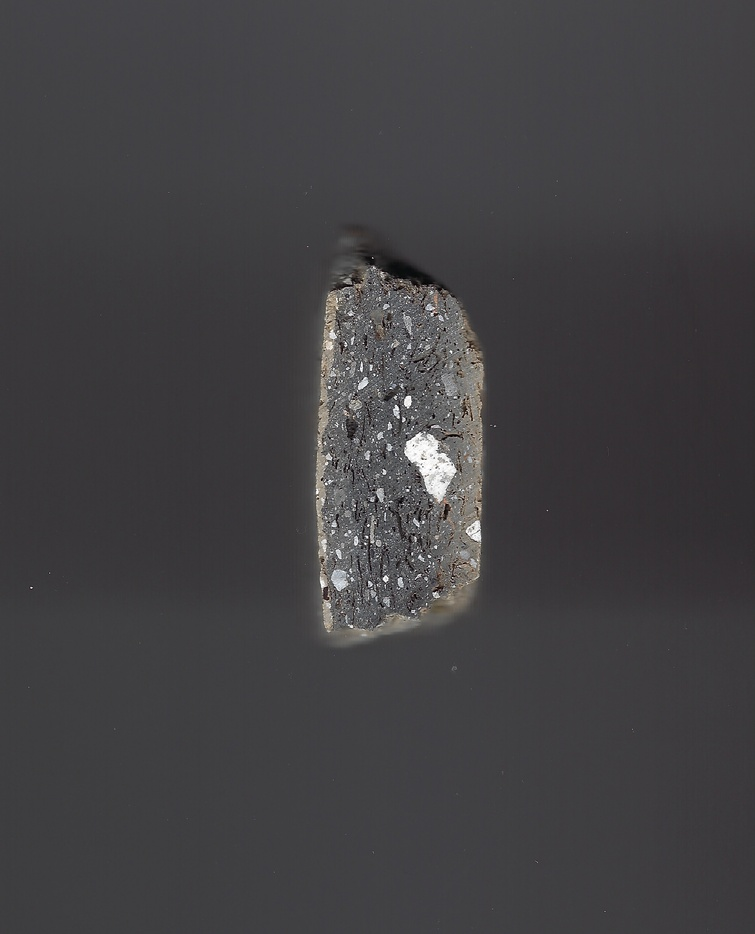
#> input picture Ceramics_Images/Ceramic_01.jpeg, 755 x 934 px, shrunk from 2680 x 3316 before the run; its folder holds only this picture in this run
$ jupyter execute counts_run.ipynb
#> lines starting #> are read from the running program, lines starting #| are printed output that depends on the picture; after the words box and inside, x2 and y2 are one past the last pixel; in counts of white or black regions, pixels touching at a corner belong together
[cell 1]
#import all necessary packages
import matplotlib.pyplot as plt
from math import sqrt
import skimage as sk
from skimage.color import rgb2gray
from skimage.feature import blob_dog, blob_log, blob_doh, canny
from skimage.filters import rank
from skimage.morphology import disk, square, binary_dilation, binary_erosion
from skimage.segmentation import watershed
from skimage.util import img_as_float, img_as_ubyte, invert
from skimage.measure import label, regionprops, regionprops_table
from skimage.filters import threshold_otsu, sobel
from scipy.ndimage import binary_fill_holes
from skimage.morphology import remove_small_objects
# turn on if using colab
# from google.colab import drive
from pathlib import Path
import colorthief
import pandas as pd
import numpy as np
import numpy.ma as ma #masking
from time import sleep
from PIL import Image
from colorthief import ColorThief

[cell 2]
#function to mask out all images

def super_mask(folder_read, folder_write):
    """
    This function masks out sherds from the background and saves them in a chosen folder for a subsequent operation, like ColorThief

    Parameters
    ----------
    folder_read: str
        str folder to path to with images
    folder_write: str
        str of folder to save masked images
    Returns
    -------
     A "Done" statement


    """
#> called with folder_read = 'Ceramics_Images', folder_write = 'zorro'

    pathstr = [str(path) for path in (Path(folder_read).rglob('*.jpeg'))]
    folder_len = len(folder_read)

    for path in pathstr:
        image = plt.imread(path)
#> image is the input picture: shape (934, 755, 3); mean R, G, B 66, 64.8, 67.2

        #binarize image
        im_gray = rgb2gray(image)
        thresh_val = threshold_otsu(im_gray)
#> thresh_val = 0.397
        new_mask = im_gray > thresh_val
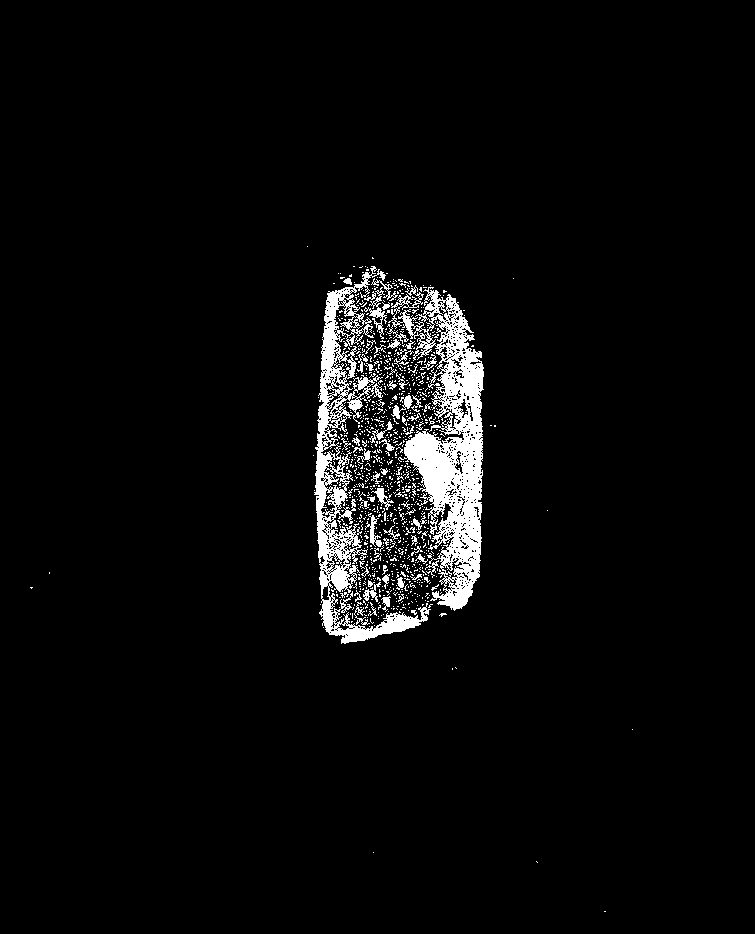
#> new_mask: shape (934, 755) bool; 4.1% white; 1013 white regions (941 under 20 px), largest, box (x1, y1, x2, y2) and area: (387, 285, 484, 611) 12965, (314, 266, 431, 644) 9403, (364, 287, 387, 339) 286
        sherd_mask = remove_small_objects(binary_fill_holes(new_mask, disk(1)), 300)*1 #Multiply by 1 to transform True/False to 0/1
        imcan = canny(im_gray)
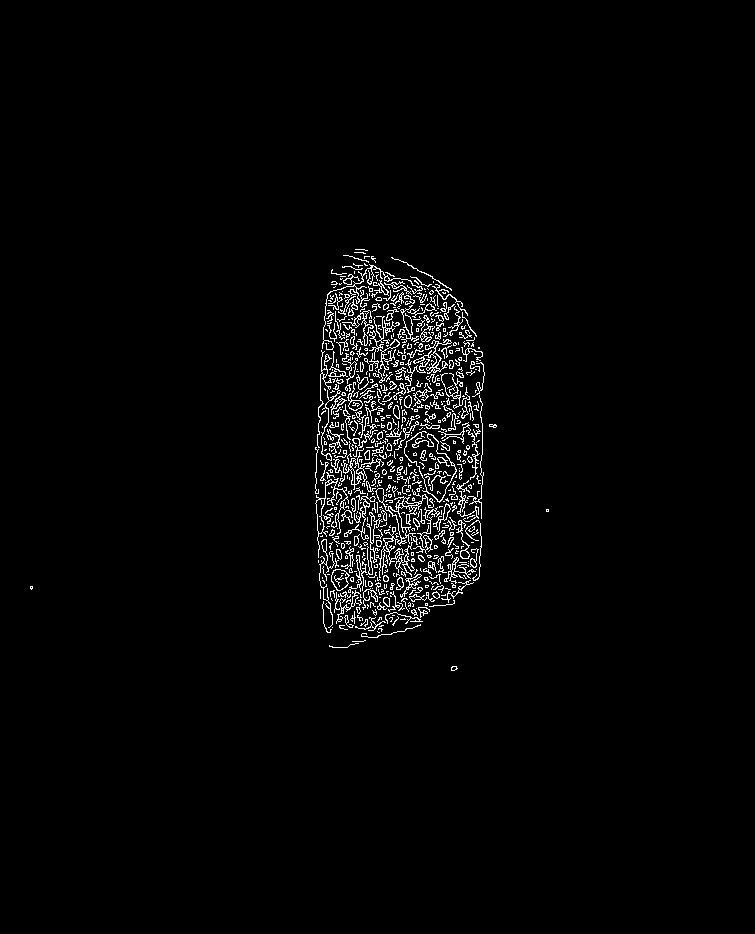
#> imcan: shape (934, 755) bool; 2.3% white in thin lines or dots, all inside (x1, y1, x2, y2) = (30, 249, 549, 671)
        sherd_bi = remove_small_objects(binary_fill_holes(binary_erosion(binary_dilation(imcan, disk(10)), disk(10))),200)*1
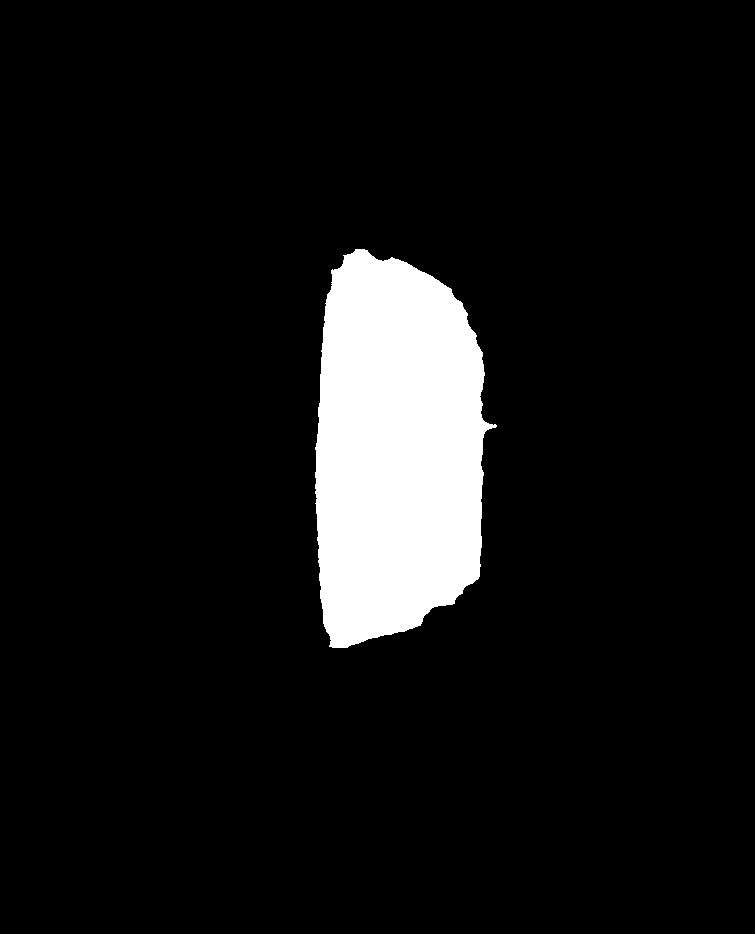
#> sherd_bi: shape (934, 755) int64; values 0 (black) and 1 (white), 8% white; 1 white region, box (x1, y1, x2, y2) and area: (315, 249, 497, 648) 56441
        #Need to 'stack' the image to create a 3D array, because RGB images are 3D arrays
        if sherd_bi.sum() < sherd_mask.sum():
            mask3D = np.dstack((sherd_mask,sherd_mask,sherd_mask))
        else:
            mask3D = np.dstack((sherd_bi,sherd_bi,sherd_bi))
        #masked = ma.masked_array(image, mask=mask3D) Not sure why the mask thing doesn't work but taking the product will

        #multiplying the image by the 3Dmask to basically create a large 0,0,0 area for the background
        masked = image*mask3D
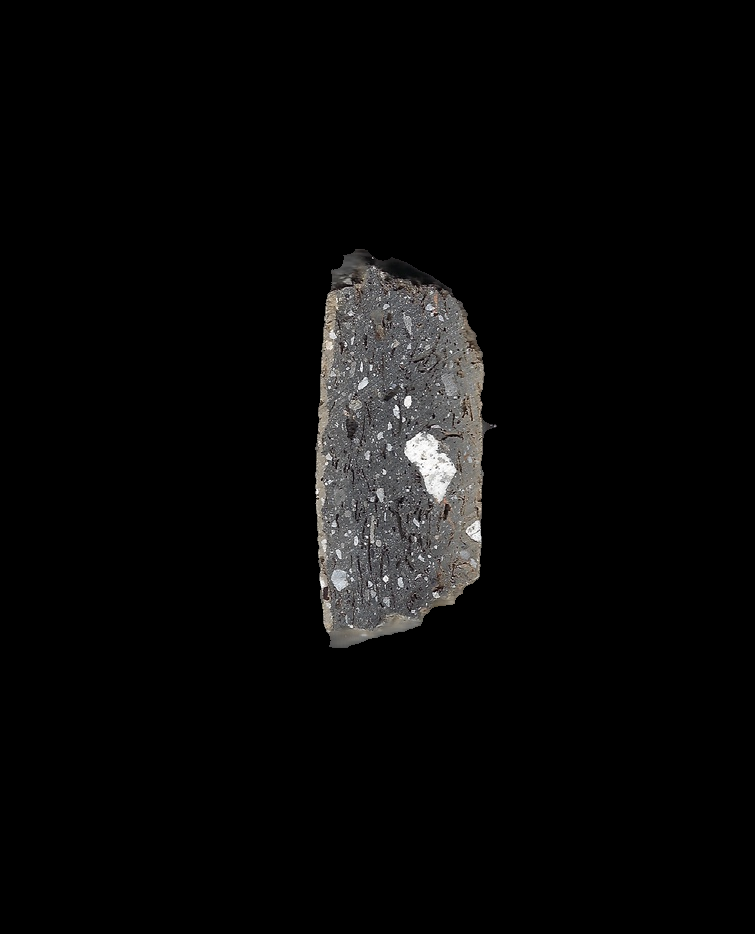
#> masked: shape (934, 755, 3) int64; mean R, G, B 8.8, 8.6, 8.5

        #save the image in the specified folder
        masked_image = Image.fromarray(masked.astype(np.uint8))
        masked_image.save(f'{folder_write}/{path[folder_len:]}')
    print('Done!')

[cell 3]
def inclusion_counter2(folder_path, blob_algorithm = 'all', max_sigma = 30, threshold = 0.4, scan_dpi = 600):
    threshold_doh = threshold/40
    dpcm = (scan_dpi*.3937)**2
    path_strs = [str(path) for path in (Path(folder_path).rglob('*.jpeg'))]
     # because path is object not string


    #image operations
    maxrad = []
    meanrad = []
    minrad = []
    inclusions = []
    std = []
    pct_25 = []
    pct_75 = []
    maxrad_reg = []
    meanrad_reg = []
    minrad_reg = []
    inclusions_reg = []
    std_reg = []
    pct_25_reg = []
    pct_75_reg = []
    names = []
    area = []
    maxrad_doh = []
    meanrad_doh = []
    minrad_doh = []
    inclusions_doh = []
    std_doh = []
    pct_25_doh = []
    pct_75_doh = []
    maxrad_dog = []
    meanrad_dog = []
    minrad_dog = []
    inclusions_dog = []
    std_dog = []
    pct_25_dog = []
    pct_75_dog = []
    maxrad_log = []
    meanrad_log = []
    minrad_log = []
    inclusions_log = []
    std_log = []
    pct_25_log = []
    pct_75_log = []

    data = pd.DataFrame()

    if blob_algorithm == 'doh':
        for path in path_strs:
            name = path
            names.append(name.rsplit(sep = '/')[-1]) #need to get a column in there with names from each ceramic might need to be part of top chunk
            im = plt.imread(name)
            image_gray = rgb2gray(im)
            blobs_doh = blob_doh(image_gray, max_sigma = max_sigma, threshold = threshold_doh)
            inclusions.append(len(blobs_doh))
            maxrad.append(np.max(blobs_doh[:,2]))
            meanrad.append(blobs_doh[:,2].mean())
            minrad.append(blobs_doh[:,2].min())
            std.append(np.std(blobs_doh[:,2]))
            pct_25.append(np.percentile(blobs_doh[:,2], 25))
            pct_75.append(np.percentile(blobs_doh[:,2], 75))
            imcan = canny(rgb2gray(im))
            sherd_bi = binary_fill_holes(binary_erosion(binary_dilation(imcan, disk(10)), disk(10)))
            sherd_bi = remove_small_objects(sherd_bi, 200)
            object_labels = label((sherd_bi))
            regions = regionprops_table(object_labels, properties = ['area'])
            tempdf = pd.DataFrame(regions)
            area.append(np.max(regions['area'])/dpcm)
        data['Name']= names
        data['Maximum Inclusion Radius'] = maxrad
        data['Average Inclusion Radius'] = meanrad
        data['Minimum Inclusion Radius'] = minrad
        data['Estimated Total Inclusions']= inclusions
        data['Standard Deviation'] = std
        data['25th Percentile'] = pct_25
        data['75th Percentile'] = pct_75
        data['Sherd Area sq cm'] = area
        data['Inclusions/ Sherd Area']= data['Estimated Total Inclusions']/data['Sherd Area sq cm']

    elif blob_algorithm == 'dog':
        for path in path_strs:
            name = path
            names.append(name.rsplit(sep = '/')[-1]) #need to get a column in there with names from each ceramic might need to be part of top chunk
            im = plt.imread(name)
            image_gray = rgb2gray(im)
            blobs_dog = blob_dog(image_gray, max_sigma = max_sigma, threshold = threshold)
            inclusions.append(len(blobs_dog))
            maxrad.append(blobs_dog[:,2].max())
            meanrad.append(blobs_dog[:,2].mean())
            minrad.append(blobs_dog[:,2].min())
            std.append(np.std(blobs_dog[:,2]))
            pct_25.append(np.percentile(blobs_dog[:,2], 25))
            pct_75.append(np.percentile(blobs_dog[:,2], 75))
            imcan = canny(rgb2gray(im))
            sherd_bi = binary_fill_holes(binary_erosion(binary_dilation(imcan, disk(10)), disk(10)))
            sherd_bi = remove_small_objects(sherd_bi, 200)
            object_labels = label((sherd_bi))
            regions = regionprops_table(object_labels, properties = ['area'])
            tempdf = pd.DataFrame(regions)
            area.append(np.max(regions['area'])/dpcm)
        data['Name']= names
        data['Maximum Inclusion Radius'] = maxrad
        data['Average Inclusion Radius'] = meanrad
        data['Minimum Inclusion Radius'] = minrad
        data['Estimated Total Inclusions']= inclusions
        data['Standard Deviation'] = std
        data['25th Percentile'] = pct_25
        data['75th Percentile'] = pct_75
        data['Sherd Area sq cm'] = area
        data['Inclusions/ Sherd Area']= data['Estimated Total Inclusions']/data['Sherd Area sq cm']


    elif blob_algorithm == 'log':
        for path in path_strs:
            name = path
            names.append(name.rsplit(sep = '/')[-1]) #need to get a column in there with names from each ceramic might need to be part of top chunk
            im = plt.imread(name)
            image_gray = rgb2gray(im)
            blobs_log = blob_log(image_gray, max_sigma = max_sigma, num_sigma = 10, threshold = threshold)
            blobs_log[:,2] = blobs_log[:, 2] * sqrt(2)
            inclusions.append(len(blobs_log))
            maxrad.append(blobs_log[:,2].max())
            meanrad.append(blobs_log[:,2].mean())
            minrad.append(blobs_log[:,2].min())
            std.append(np.std(blobs_log[:,2]))
            pct_25.append(np.percentile(blobs_log[:,2], 25))
            pct_75.append(np.percentile(blobs_log[:,2], 75))
            imcan = canny(rgb2gray(im))
            sherd_bi = binary_fill_holes(binary_erosion(binary_dilation(imcan, disk(10)), disk(10)))
            sherd_bi = remove_small_objects(sherd_bi, 200)
            object_labels = label((sherd_bi))
            regions = regionprops_table(object_labels, properties = ['area'])
            area.append(regions['area'].max()/dpcm)
        data['Name']= names
        data['Maximum Inclusion Radius'] = maxrad
        data['Average Inclusion Radius'] = meanrad
        data['Minimum Inclusion Radius'] = minrad
        data['Estimated Total Inclusions']= inclusions
        data['Standard Deviation'] = std
        data['25th Percentile'] = pct_25
        data['75th Percentile'] = pct_75
        data['Sherd Area sq cm'] = area
        data['Inclusions/ Sherd Area']= data['Estimated Total Inclusions']/data['Sherd Area sq cm']


    if blob_algorithm == 'region':
        for path in path_strs:
            name = path
            names.append(name.rsplit(sep = '/')[-1]) #need to get a column in there with names from each ceramic might need to be part of top chunk
            im = plt.imread(name)
            image_gray = rgb2gray(im)
            thresholda = threshold_otsu(image_gray)
            mask = image_gray > thresholda
            object_labels = label(mask)
            regions = regionprops_table(object_labels, properties = ['area', 'eccentricity', 'major_axis_length', 'orientation'])
            df = pd.DataFrame(regions)
            df = df[df['area'] > 3]
            inclusions.append(len(df))
            maxrad.append(np.sort(df['major_axis_length'])[-2])
            meanrad.append(np.mean(df['major_axis_length']))
            minrad.append(np.min(df['major_axis_length']))
            std.append(np.std(df['major_axis_length']))
            pct_25.append(np.percentile(df['major_axis_length'], 25))
            pct_75.append(np.percentile(df['major_axis_length'], 75))
            area.append(regions['area'].max()/dpcm)
        data['Name']= names
        data['Maximum Inclusion Radius'] = maxrad
        data['Average Inclusion Radius'] = meanrad
        data['Minimum Inclusion Radius'] = minrad
        data['Estimated Total Inclusions']= inclusions
        data['Standard Deviation'] = std
        data['25th Percentile'] = pct_25
        data['75th Percentile'] = pct_75
        data['Sherd Area sq cm'] = area
        data['Inclusions/ Sherd Area']= data['Estimated Total Inclusions']/data['Sherd Area sq cm']


    elif blob_algorithm == 'all':
        for path in path_strs:
            name = path
            names.append(name.rsplit(sep = '/')[-1]) #need to get a column in there with names from each ceramic might need to be part of top chunk
            im = plt.imread(name)
            image_gray = rgb2gray(im)
            blobs_doh = blob_doh(image_gray, max_sigma = max_sigma, threshold = threshold_doh)
            blobs_dog = blob_dog(image_gray, max_sigma = max_sigma, threshold = threshold)
            blobs_dog[:,2] = blobs_dog[:, 2] * sqrt(2)
            blobs_log = blob_log(image_gray, max_sigma = max_sigma, num_sigma = 10, threshold = threshold)
            blobs_log[:,2] = blobs_log[:, 2] * sqrt(2)
            thresholda = threshold_otsu(image_gray)
            mask = image_gray > thresholda
            object_labels = label(mask)
            regions = regionprops_table(object_labels, properties = ['area', 'eccentricity', 'major_axis_length', 'orientation'])
            df = pd.DataFrame(regions)
            df = df[df['area'] > 3]
            inclusions_reg.append(len(df))
            maxrad_reg.append(np.sort(df['major_axis_length'])[-2])
            meanrad_reg.append(np.mean(df['major_axis_length']))
            minrad_reg.append(np.min(df['major_axis_length']))
            std_reg.append(np.std(df['major_axis_length']))
            pct_25_reg.append(np.percentile(df['major_axis_length'], 25))
            pct_75_reg.append(np.percentile(df['major_axis_length'], 75))
            inclusions_doh.append(len(blobs_doh))
            maxrad_doh.append(np.max(blobs_doh[:,2]))
            meanrad_doh.append(blobs_doh[:,2].mean())
            minrad_doh.append(blobs_doh[:,2].min())
            std_doh.append(np.std(blobs_doh[:,2]))
            pct_25_doh.append(np.percentile(blobs_doh[:,2], 25))
            pct_75_doh.append(np.percentile(blobs_doh[:,2], 75))
            inclusions_dog.append(len(blobs_dog))
            maxrad_dog.append(blobs_dog[:,2].max())
            meanrad_dog.append(blobs_dog[:,2].mean())
            minrad_dog.append(blobs_dog[:,2].min())
            std_dog.append(np.std(blobs_dog[:,2]))
            pct_25_dog.append(np.percentile(blobs_dog[:,2], 25))
            pct_75_dog.append(np.percentile(blobs_dog[:,2], 75))
            inclusions_log.append(len(blobs_log))
            maxrad_log.append(blobs_log[:,2].max())
            meanrad_log.append(blobs_log[:,2].mean())
            minrad_log.append(blobs_log[:,2].min())
            std_log.append(np.std(blobs_log[:,2]))
            pct_25_log.append(np.percentile(blobs_log[:,2], 25))
            pct_75_log.append(np.percentile(blobs_log[:,2], 75))
            imcan = canny(rgb2gray(im))
            sherd_bi = binary_fill_holes(binary_erosion(binary_dilation(imcan, disk(10)), disk(10)))
            sherd_bi = remove_small_objects(sherd_bi, 200)
            object_labels = label((sherd_bi))
            regions = regionprops_table(object_labels, properties = ['area'])
            area.append((regions['area'].max())/dpcm) #dpi to get square centimeters
        data['Name']= names
        data['Estimated Total Inclusions DoH']= inclusions_doh
        data['Estimated Total Inclusions DoG']= inclusions_dog
        data['Estimated Total Inclusions LoG']= inclusions_log
        data['Estimated Total Inclusions reg']= inclusions_reg

        data['Maximum Inclusion Radius DoH'] = maxrad_doh
        data['Maximum Inclusion Radius DoG'] = maxrad_dog
        data['Maximum Inclusion Radius LoG'] = maxrad_log
        data['Maximum Inclusion Radius reg'] = maxrad_reg


        data['Standard Deviation DoH'] = std_doh
        data['Standard Deviation DoG'] = std_dog
        data['Standard Deviation LoG'] = std_log
        data['Standard Deviation reg'] = std_reg

        data['25th Percentile DoH'] = pct_25_doh
        data['25th Percentile DoG'] = pct_25_dog
        data['25th Percentile LoG'] = pct_25_log
        data['25th Percentile reg'] = pct_25_reg


        data['Average Inclusion Radius DoH'] = meanrad_doh
        data['Average Inclusion Radius DoG'] = meanrad_dog
        data['Average Inclusion Radius LoG'] = meanrad_log
        data['Average Inclusion Radius reg'] = meanrad_reg


        data['75th Percentile DoG'] = pct_75_dog
        data['75th Percentile DoH'] = pct_75_doh
        data['75th Percentile LoG'] = pct_75_log
        data['75th Percentile reg'] = pct_75_reg


        data['Minimum Inclusion Radius DoH'] = minrad_doh
        data['Minimum Inclusion Radius DoG'] = minrad_dog
        data['Minimum Inclusion Radius LoG'] = minrad_log
        data['Minimum Inclusion Radius reg'] = minrad_reg


        data['Sherd Area sq cm'] = area
        data['Inclusions/ Sherd Area DoH']= data['Estimated Total Inclusions DoH']/data['Sherd Area sq cm']
        data['Inclusions/ Sherd Area DoG']= data['Estimated Total Inclusions DoG']/data['Sherd Area sq cm']
        data['Inclusions/ Sherd Area LoG']= data['Estimated Total Inclusions LoG']/data['Sherd Area sq cm']
        data['Inclusions/ Sherd Area reg']= data['Estimated Total Inclusions reg']/data['Sherd Area sq cm']


    return data

[cell 4]
def pull_colors(folder_read):
    """
    Finds the most common RGB value using the ColorThief function in each image and generates a pandas database with each color value as its own column.
    This function assumes image backgrounds are all uniform and will be the most common color, therefore, it will actually be selecting the second most common RGB value

    Parameters
    ----------

    folder_read: str
        str of folder to read in

    Returns
    -------
    color_df: pandas dataframe
        4 columns with the file name, and seperated rgb values
    """
#> called with folder_read = 'zorro'

    pathstr = [str(path) for path in (Path(folder_read).rglob('*.jpeg'))]
    folder_len = len(folder_read)
    R = []
    G = []
    B = []
    R2 = []
    G2 = []
    B2  = []
    names = []
    df = pd.DataFrame()

    for path in pathstr:
        thief = ColorThief(path)
        color = thief.get_palette(color_count=2)
        rgb = list(color[1]) #pulling the second color, the first will be the black background
        rgb2 = list(color[2])
        #splitting out each RGB value allows for us to perform a cluster analysis
        R.append(rgb[0])
        G.append(rgb[1])
        B.append(rgb[2])

        R2.append(rgb2[0])
        G2.append(rgb2[1])
        B2.append(rgb2[2])

        namy = path[folder_len:]
        names.append(namy)
    df['name'] = names
    df['red'] = R
    df['green'] = G
    df['blue'] = B
    df['red2'] = R
    df['green2'] = G
    df['blue2'] = B

    return(df)
